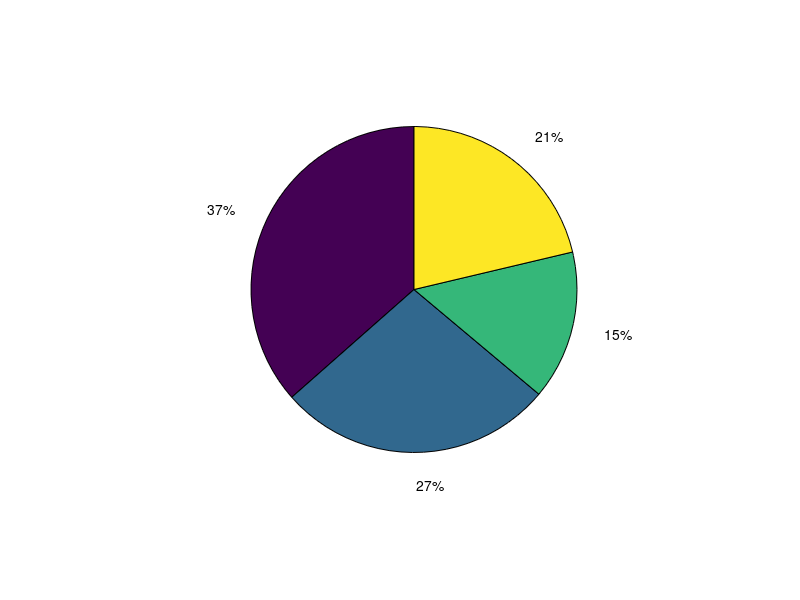

Reproduce this figure in MATLAB.
%% Plot household and building sizes

clear

% Residential building sizes
% hs = load('check_bld_size_w_coords.txt');
% 
% ind = find(hs(:,2)<3);
% scatter(hs(ind,3), hs(ind,4), 16, [59/255, 166/255, 26/255], 'filled' )
% hold on
% 
% ind = find(hs(:,2)>=3 & hs(:,2)<10);
% scatter(hs(ind,3), hs(ind,4), 16, [129/255, 222/255, 36/255], 'filled')
% 
% ind = find(hs(:,2)>=10 & hs(:,2)<50);
% scatter(hs(ind,3), hs(ind,4), 16, [243/255, 221/255, 18/255],'filled')
% hold on
% 
% ind = find(hs(:,2)>=50 & hs(:,2)<100);
% scatter(hs(ind,3), hs(ind,4), 16, [255/255, 153/255, 0/255], 'filled')
% 
% ind = find(hs(:,2)>=100);
% scatter(hs(ind,3), hs(ind,4), 16, [203/255, 45/255, 6/255],'filled')
% 
% legend('<3', '3-10', '10-50', '50-100', '100+')
% daspect([1 1 1])

% Household size - pie chart
hs = load('check_household_size.txt');
h_sizes = unique(hs(7:end, 2))
hs = hs(17:end, :);

prct_uq = zeros(size(h_sizes));
for i=1:length(h_sizes)
    ind = find(hs(:,2) == h_sizes(i));
    prct_uq(i) = length(ind)/length(hs(:,1))*100;
end
% This should give first 3 by size in h_sizes + sum of all the remaining
prct_adjusted = [prct_uq(1), prct_uq(2), prct_uq(3), sum(prct_uq(4:end))]
pie(prct_adjusted)
